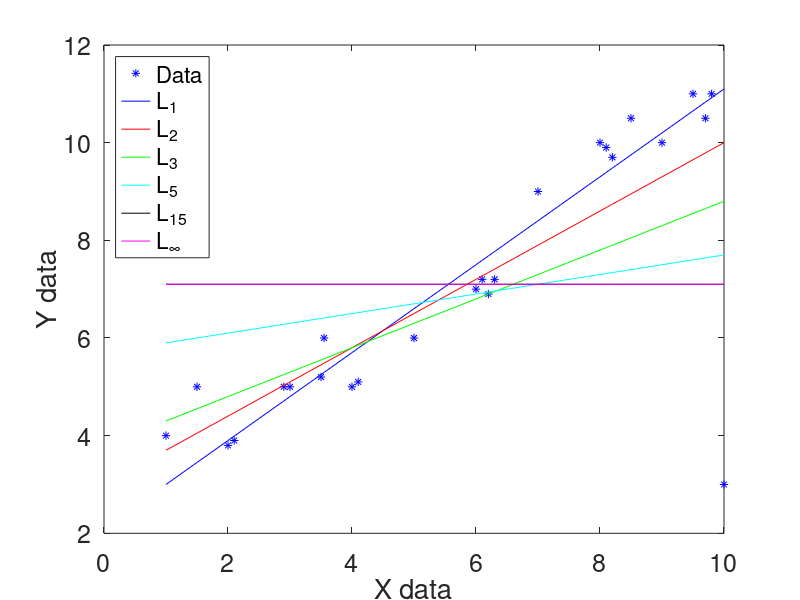
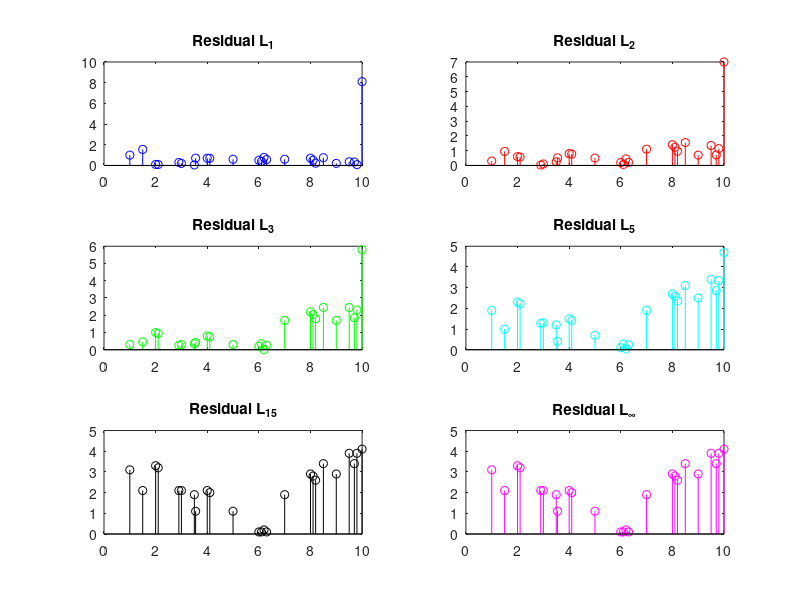

Recreate these plots in MATLAB, in order.
close all
clear all

data=load('xydata.dat');
X=data(:,1);
dobs=data(:,2);

% grid
Na=201;
amin=0;
Da = 0.1;
Nb=201;
bmin=0;
Db = 0.1;

% populate grid with errors
E1 = zeros(Na,Nb);
E2 = zeros(Na,Nb);
E3=zeros(Na,Nb);
E5=zeros(Na,Nb);
E15=zeros(Na,Nb);
Einf = zeros(Na,Nb);
for i=[1:Na]
for j=[1:Nb]
    ao = amin+Da*(i-1);
    bo = bmin+Db*(j-1);
    dpre = ao + bo*X;
    e = dobs-dpre;
    abse = abs(e);
    E1(i,j)=sum(abse);
    E2(i,j)=sum(abse.^2);
    E3(i,j)=sum(abse.^3);
    E5(i,j)=sum(abse.^5);
    E15(i,j)=sum(abse.^15);
    Einf(i,j)=sum(abse.^20); 
end
end

% find minimum error
[r1 ,c1]=find(E1==min(min(E1)));
a1 = amin+Da*(r1-1);
b1 = bmin+Db*(c1-1);
dpre1 = a1 + b1*X;
resid1=abs(dobs-dpre1);

[r2 ,c2]=find(E2==min(min(E2)));
a2 = amin+Da*(r2-1);
b2 = bmin+Db*(c2-1);
dpre2 = a2 + b2*X;
resid2=abs(dobs-dpre2);

[r3 ,c3]=find(E3==min(min(E3)));
a3 = amin+Da*(r3-1);
b3 = bmin+Db*(c3-1);
dpre3 = a3 + b3*X;
resid3=abs(dobs-dpre3);

[r5 ,c5]=find(E5==min(min(E5)));
a5 = amin+Da*(r5-1);
b5 = bmin+Db*(c5-1);
dpre5 = a5 + b5*X;
resid5=abs(dobs-dpre5);

[r15 ,c15]=find(E15==min(min(E15)));
a15 = amin+Da*(r15-1);
b15 = bmin+Db*(c15-1);
dpre15 = a15 + b15*X;
resid15=abs(dobs-dpre15);

[rinf ,cinf]=find(Einf==min(min(Einf)));
ainf = amin+Da*(rinf-1);
binf = bmin+Db*(cinf-1);
dpreinf = ainf + binf*X;
residinf=abs(dobs-dpreinf);

disp(sprintf('1: a %f b %f', a1, b1 ));
disp(sprintf('1: a %f b %f', a2, b2 ));
disp(sprintf('1: a %f b %f', a3, b3 ));
disp(sprintf('1: a %f b %f', a5, b5 ));
disp(sprintf('1: a %f b %f', a15, b15 ));
disp(sprintf('1: a %f b %f', ainf, binf ));



figure(1)
plot(X,dobs,'b*')
hold on
plot(X,dpre1,'b')
plot(X,dpre2,'r')
plot(X,dpre3,'g')
plot(X,dpre5,'c')
plot(X,dpre15,'k')
plot(X,dpreinf,'m')
S1={'Data','L_{1}','L_{2}','L_{3}','L_{5}','L_{15}','L_{\infty}'};
legend(S1)

figure(1)
legend(S1,'location','northwest')
xlabel('X data')
ylabel('Y data')
set(gca,'FontSize',18)

figure(2)
subplot(3,2,1)
stem(X,resid1,'b')
title('Residual L_{1}')

subplot(3,2,2)
stem(X,resid2,'r')
title('Residual L_{2}')

subplot(3,2,3)
stem(X,resid3,'g')
title('Residual L_{3}')

subplot(3,2,4)
stem(X,resid5,'c')
title('Residual L_{5}')

subplot(3,2,5)
stem(X,resid15,'k')
title('Residual L_{15}')

subplot(3,2,6)
stem(X,residinf,'m')
title('Residual L_{\infty}')




   
 
    